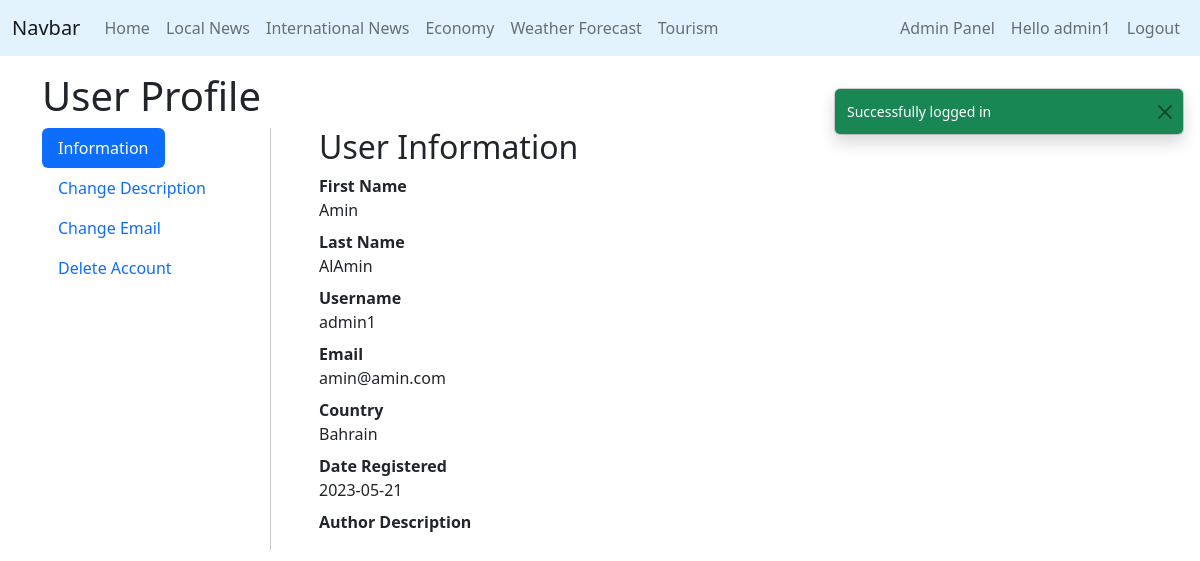
/user/profile.php (signed in), run on the app's committed database.
### tables this page shows
CREATE TABLE `Users` (
  `userId` int(20) NOT NULL,
  `firstName` varchar(250) NOT NULL,
  `lastName` varchar(250) NOT NULL,
  `userName` varchar(250) NOT NULL,
  `password` varchar(250) NOT NULL,
  `email` varchar(250) NOT NULL,
  `type` varchar(10) NOT NULL,
  `description` varchar(250) DEFAULT NULL,
  `country` varchar(250) NOT NULL,
  `date` date NOT NULL
);

### Database.php (called while the page is built, shortened)
<?php
class Database
{
    public static $instance = null;
    public $mysqli = null;
    private function __construct()
    {
        if ($this->mysqli == null) {
            $this->mysqli = new mysqli(DB_HOSTNAME, DB_USERNAME, DB_PASSWORD, DB_DATABASE);
            $this->mysqli->set_charset('utf8mb4');
        }
    }
    public static function getInstance(): self
    {
        if (self::$instance == null) {
            return new self();
        }
    }
    public function escape(string $string): string
    {
        return $this->mysqli->real_escape_string($string);
    }
    public function query(string $sql): object
    {
        $result = $this->mysqli->query($sql);
        return $result;
    }
}

### models/User.php (called while the page is built, shortened)
<?php
class User
{
    public $type;
    private static function __set_state(array $state): User
    {
        return new User(
            $state['userId'],
            $state['firstName'],
            $state['lastName'],
            $state['userName'],
            $state['password'],
            $state['email'],
            $state['type'],
            $state['description'],
            $state['date'],
            $state['country']
        );
    }
    private function __construct(
        int $userId,
        string $firstName,
        string $lastName,
        string $userName,
        string $password,
        string $email,
        string $type,
        ?string $description,
        string $date,
        string $country
    ) {
        $this->firstName = $firstName;
        $this->lastName = $lastName;
        $this->userName = $userName;
        $this->email = $email;
        $this->type = $type;
        $this->date = $date;
        $this->country = $country;
    }
    public static function from_username(string $username): ?User
    {
        $db = Database::getInstance();
        $result = $db
            ->query('select * from `Users` where username = \'' . $db->escape($username) . '\'');
        $row = $result->fetch_assoc();
        if ($row != null) {
            return User::__set_state($row);
        } else {
            return null;
        }
    }
    public function is_author(): bool
    {
        return $this->type == 'AUTHOR';
    }
    public function is_admin(): bool
    {
        return $this->type == 'ADMIN';
    }
}

### user/profile.php (the view, shortened to what this page needs)
<?php
include PROJECT_ROOT . '/header.html';
?>
<div class="container">
  <h1>User Profile</h1>
  <div class="flex-column flex-sm-row d-flex gap-5">
    <ul class="nav nav-pills flex-sm-column" id="myTab" role="tablist">
  <li class="nav-item" role="presentation">
    <button class="nav-link active" id="info-tab" data-bs-toggle="tab" data-bs-target="#info-tab-pane" type="button" role="tab" aria-controls="info-tab-pane" aria-selected="true">Information</button>
  </li>
  <?php
  if ($user->is_author() || $user->is_admin()) {
      echo '
  <li class="nav-item" role="presentation">
    <button class="nav-link" id="desc-tab" data-bs-toggle="tab" data-bs-target="#desc-tab-pane" type="button" role="tab" aria-controls="desc-tab-pane" aria-selected="false">Change Description</button>
  </li>';
  }
?>
  <li class="nav-item" role="presentation">
    <button class="nav-link" id="email-tab" data-bs-toggle="tab" data-bs-target="#email-tab-pane" type="button" role="tab" aria-controls="email-tab-pane" aria-selected="false">Change Email</button>
  </li>
  <li class="nav-item" role="presentation">
    <button class="nav-link" id="delete-tab" data-bs-toggle="tab" data-bs-target="#delete-tab-pane" type="button" role="tab" aria-controls="delete-tab-pane" aria-selected="false">Delete Account</button>
  </li>
</ul>
<div class="tab-content" id="myTabContent">
  <div class="tab-pane fade show active" id="info-tab-pane" role="tabpanel" aria-labelledby="info-tab" tabindex="0">
        <h2>User Information</h2>
        <dl>
          <dt>First Name</dt>
          <dd><?= $user->firstName ?></dd>
          <dt>Last Name</dt>
          <dd><?= $user->lastName ?></dd>
          <dt>Username</dt>
          <dd><?= $user->userName ?></dd>
          <dt>Email</dt>
          <dd><?= $user->email ?></dd>
          <dt>Country</dt>
          <dd><?= $user->country ?></dd>
          <dt>Date Registered</dt>
          <dd><?= $user->date ?></dd>
          <?php if($user->is_author() || $user->is_admin()) {
              echo '
          <dt>Author Description</dt>
          <dd>'.$user->description.'</dd>
          ';
          } ?>
        </dl>
      </div>
</div>
  </div>
</div>

### user/navbar.php (shortened to what this page needs)
<?php
if ($_SESSION['username'] != null) {
    $user = User::from_username($_SESSION['username']);
    if ($user->is_admin()) {
        echo '
        <li class="nav-item">
            <a class="nav-link" href="' . BASE_URL . '/admin/admin_panel.php">Admin Panel</a>
        </li>
        ';
    }
    echo '
    <li class="nav-item">
        <a class="nav-link" href="' . BASE_URL . '/user/profile.php' . '">Hello ' . $_SESSION['username'] . '</a>
    </li>
    <li class="nav-item">
        <a class="nav-link" href="' . BASE_URL . '/user/logout.php' . '">Logout</a>
    </li>
    ';
}

### data on the page
users: firstName "Amin", lastName "AlAmin", userName "admin1", email "amin@amin.com", country "Bahrain", date "2023-05-21"

### other printed values
$_SESSION['username'] "admin1"
